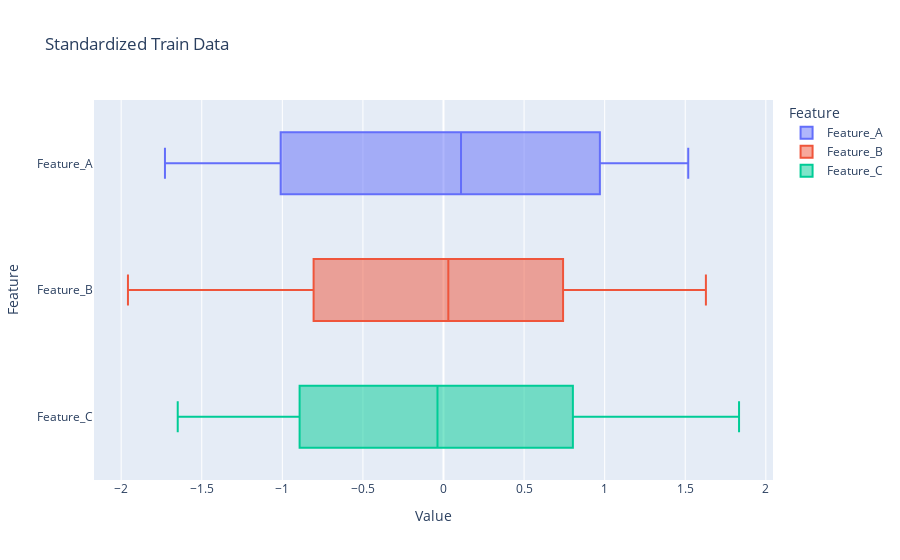

The notebook cell this image was saved under:
### Markdown cell above
# 스케일링 수행
__표준화 (Standardization) : 평균을 0, 표준편차를 1로 변환__
* 정규 분포를 가정하는 알고리즘에 적합 (예 : 선형회귀, 로지스틱 회귀, SVM)

### Code cell
from sklearn.model_selection import train_test_split
from sklearn.preprocessing import StandardScaler

# 1. 데이터 분할 / 전체 데이터를 8 : 2 비율로 나눈다.
X_train, X_test = train_test_split(df, test_size = 0.2, random_state = 1234)

# 2. 스케일러 정의 및 학습
ss = StandardScaler()

# fit은 train에만 데이터 누수 방지
X_train_ss = ss.fit_transform(X_train)
X_test_ss = ss.transform(X_test)

# 3. 결과 데이터 프레임 구축
df_train_ss = pd.DataFrame(X_train_ss, columns=X_train.columns)
df_test_ss = pd.DataFrame(X_test_ss, columns=X_test.columns)

print("--- [검증] Train 데이터 표준화 통계량 ---")
display(df_train_ss.describe().round(2)) # 정확히 mean=0, std=1

print("\n--- [검증] Test 데이터 표준화 통계량 (Train 기준 적용) ---")
display(df_test_ss.describe().round(2)) # 0과 1에 가깝지만 완벽히 일치하진 않음 (정상)

# 4. 시각화 
fig_ss = px.box(df_train_ss.melt(var_name='Feature', value_name='Value'), 
                 x="Value", y="Feature", color="Feature", 
                 title='Standardized Train Data')
fig_ss.show()

### Figure 1 — Plotly figure (JSON) as saved in the notebook; plotly's stock layout.template omitted (floating-point values rounded to 4 significant figures)
{"data": [{"alignmentgroup": "True", "hovertemplate": "Feature=%{y}<br>Value=%{x}<extra></extra>", "legendgroup": "Feature_A", "marker": {"color": "#636efa"}, "name": "Feature_A", "notched": false, "offsetgroup": "Feature_A", "orientation": "h", "showlegend": true, "type": "box", "x": [0.8516, -1.38, 0.9903, 1.074, 0.3314, 1.288, -0.5441, 0.8964, 0.9794, -1.457, 0.5063, -1.173, 1.115, -0.3904, -0.5348, -0.2702, -1.361, 0.283, 1.388, 0.3993, -1.094, 0.2898, -1.462, 0.2731, -0.2541, 0.7994, 1.065, 1.325, 0.2298, -0.6542, -1.296, -0.7999, 1.216, 0.9499, -0.5009, 1.385, 1.385, 0.1053, 0.1121, 0.02549, 0.7626, 1.247, -1.634, 0.2561, 0.5802, -0.6939, 0.3072, -1.58, -0.523, -1.018, 1.519, -0.8287, 1.138, -1.107, -1.264, 1.155, 0.5596, 0.8783, -1.1, -0.04954, 1.461, 0.9613, 1.49, -1.728, -0.294, -1.028, -0.642, -0.1862, -1.555, -1.235, -1.715, -1.344, -1.268, 0.01379, -0.1885, -1.003, 0.1288, 1.148, 1.069, 1.219], "x0": " ", "xaxis": "x", "y": ["Feature_A", "Feature_A", "Feature_A", "Feature_A", "Feature_A", "Feature_A", "Feature_A", "Feature_A", "Feature_A", "Feature_A", "Feature_A", "Feature_A", "Feature_A", "Feature_A", "Feature_A", "Feature_A", "Feature_A", "Feature_A", "Feature_A", "Feature_A", "Feature_A", "Feature_A", "Feature_A", "Feature_A", "Feature_A", "Feature_A", "Feature_A", "Feature_A", "Feature_A", "Feature_A", "Feature_A", "Feature_A", "Feature_A", "Feature_A", "Feature_A", "Feature_A", "Feature_A", "Feature_A", "Feature_A", "Feature_A", "Feature_A", "Feature_A", "Feature_A", "Feature_A", "Feature_A", "Feature_A", "Feature_A", "Feature_A", "Feature_A", "Feature_A", "Feature_A", "Feature_A", "Feature_A", "Feature_A", "Feature_A", "Feature_A", "Feature_A", "Feature_A", "Feature_A", "Feature_A", "Feature_A", "Feature_A", "Feature_A", "Feature_A", "Feature_A", "Feature_A", "Feature_A", "Feature_A", "Feature_A", "Feature_A", "Feature_A", "Feature_A", "Feature_A", "Feature_A", "Feature_A", "Feature_A", "Feature_A", "Feature_A", "Feature_A", "Feature_A"], "y0": " ", "yaxis": "y"}, {"alignmentgroup": "True", "hovertemplate": "Feature=%{y}<br>Value=%{x}<extra></extra>", "legendgroup": "Feature_B", "marker": {"color": "#EF553B"}, "name": "Feature_B", "notched": false, "offsetgroup": "Feature_B", "orientation": "h", "showlegend": true, "type": "box", "x": [-0.9131, 0.8091, 0.275, 0.6277, -0.7594, 1.173, 0.6387, 1.444, 1.278, -0.8525, 0.5711, 0.6625, -0.4657, -1.944, -0.8896, -0.5446, 1.464, -1.818, 1.236, 0.7323, -0.6676, 1.319, 0.7516, -0.01771, 1.581, 1.208, -1.025, 0.3412, -1.009, -0.2152, 1.628, 0.242, -0.5385, -0.05719, -0.9877, -0.3, 0.4597, -0.2148, -1.958, 0.9704, 1.327, -1.877, 0.06173, 0.02088, -1.539, 0.02968, -0.2501, 0.4293, 0.1648, 1.367, 1.494, 0.9054, -0.7594, 0.2315, 0.5395, 0.2523, 1.279, -0.009804, -0.3845, 1.157, 0.4027, 0.2534, -0.7009, -1.944, -1.043, 0.6545, -0.1583, 1.112, -0.8893, 0.03012, -0.9738, 0.6679, -0.02965, -1.939, -1.699, -0.5279, -1.345, -1.154, -0.9525, 1.563], "x0": " ", "xaxis": "x", "y": ["Feature_B", "Feature_B", "Feature_B", "Feature_B", "Feature_B", "Feature_B", "Feature_B", "Feature_B", "Feature_B", "Feature_B", "Feature_B", "Feature_B", "Feature_B", "Feature_B", "Feature_B", "Feature_B", "Feature_B", "Feature_B", "Feature_B", "Feature_B", "Feature_B", "Feature_B", "Feature_B", "Feature_B", "Feature_B", "Feature_B", "Feature_B", "Feature_B", "Feature_B", "Feature_B", "Feature_B", "Feature_B", "Feature_B", "Feature_B", "Feature_B", "Feature_B", "Feature_B", "Feature_B", "Feature_B", "Feature_B", "Feature_B", "Feature_B", "Feature_B", "Feature_B", "Feature_B", "Feature_B", "Feature_B", "Feature_B", "Feature_B", "Feature_B", "Feature_B", "Feature_B", "Feature_B", "Feature_B", "Feature_B", "Feature_B", "Feature_B", "Feature_B", "Feature_B", "Feature_B", "Feature_B", "Feature_B", "Feature_B", "Feature_B", "Feature_B", "Feature_B", "Feature_B", "Feature_B", "Feature_B", "Feature_B", "Feature_B", "Feature_B", "Feature_B", "Feature_B", "Feature_B", "Feature_B", "Feature_B", "Feature_B", "Feature_B", "Feature_B"], "y0": " ", "yaxis": "y"}, {"alignmentgroup": "True", "hovertemplate": "Feature=%{y}<br>Value=%{x}<extra></extra>", "legendgroup": "Feature_C", "marker": {"color": "#00cc96"}, "name": "Feature_C", "notched": false, "offsetgroup": "Feature_C", "orientation": "h", "showlegend": true, "type": "box", "x": [0.3322, 1.089, -0.1259, 0.7707, -0.9218, -0.4314, 0.005604, 1.783, -0.1647, 0.8981, -0.3661, -1.225, 1.158, -1.058, 1.403, 0.02262, -0.5233, -0.3711, 1.834, 1.617, -1.483, 1.117, 0.1246, 0.5489, -1.235, -0.385, -1.062, -0.271, -1.139, -1.278, -1.039, 0.01452, 0.2184, -0.08021, -0.3601, 0.1009, -1.404, -1.624, 0.3231, -1.471, 0.6517, -1.022, 1.328, -1.649, 0.9603, -1.64, 1.294, 0.4258, -1.309, -0.1124, 1.122, 1.709, 0.09535, -0.1279, 0.8139, 1.611, 1.799, 1.736, 1.576, 0.8696, -0.7706, -1.257, -1.629, -1.172, -0.4905, -0.3825, -0.2799, 0.6733, 0.4112, 0.1915, -0.1309, 0.4, -0.7092, 0.3087, -0.8639, -1.416, 0.7917, -0.4446, 1.005, 0.2927], "x0": " ", "xaxis": "x", "y": ["Feature_C", "Feature_C", "Feature_C", "Feature_C", "Feature_C", "Feature_C", "Feature_C", "Feature_C", "Feature_C", "Feature_C", "Feature_C", "Feature_C", "Feature_C", "Feature_C", "Feature_C", "Feature_C", "Feature_C", "Feature_C", "Feature_C", "Feature_C", "Feature_C", "Feature_C", "Feature_C", "Feature_C", "Feature_C", "Feature_C", "Feature_C", "Feature_C", "Feature_C", "Feature_C", "Feature_C", "Feature_C", "Feature_C", "Feature_C", "Feature_C", "Feature_C", "Feature_C", "Feature_C", "Feature_C", "Feature_C", "Feature_C", "Feature_C", "Feature_C", "Feature_C", "Feature_C", "Feature_C", "Feature_C", "Feature_C", "Feature_C", "Feature_C", "Feature_C", "Feature_C", "Feature_C", "Feature_C", "Feature_C", "Feature_C", "Feature_C", "Feature_C", "Feature_C", "Feature_C", "Feature_C", "Feature_C", "Feature_C", "Feature_C", "Feature_C", "Feature_C", "Feature_C", "Feature_C", "Feature_C", "Feature_C", "Feature_C", "Feature_C", "Feature_C", "Feature_C", "Feature_C", "Feature_C", "Feature_C", "Feature_C", "Feature_C", "Feature_C"], "y0": " ", "yaxis": "y"}], "layout": {"boxmode": "overlay", "legend": {"title": {"text": "Feature"}, "tracegroupgap": 0}, "title": {"text": "Standardized Train Data"}, "xaxis": {"anchor": "y", "domain": [0, 1], "title": {"text": "Value"}}, "yaxis": {"anchor": "x", "categoryarray": ["Feature_C", "Feature_B", "Feature_A"], "categoryorder": "array", "domain": [0, 1], "title": {"text": "Feature"}}}}
